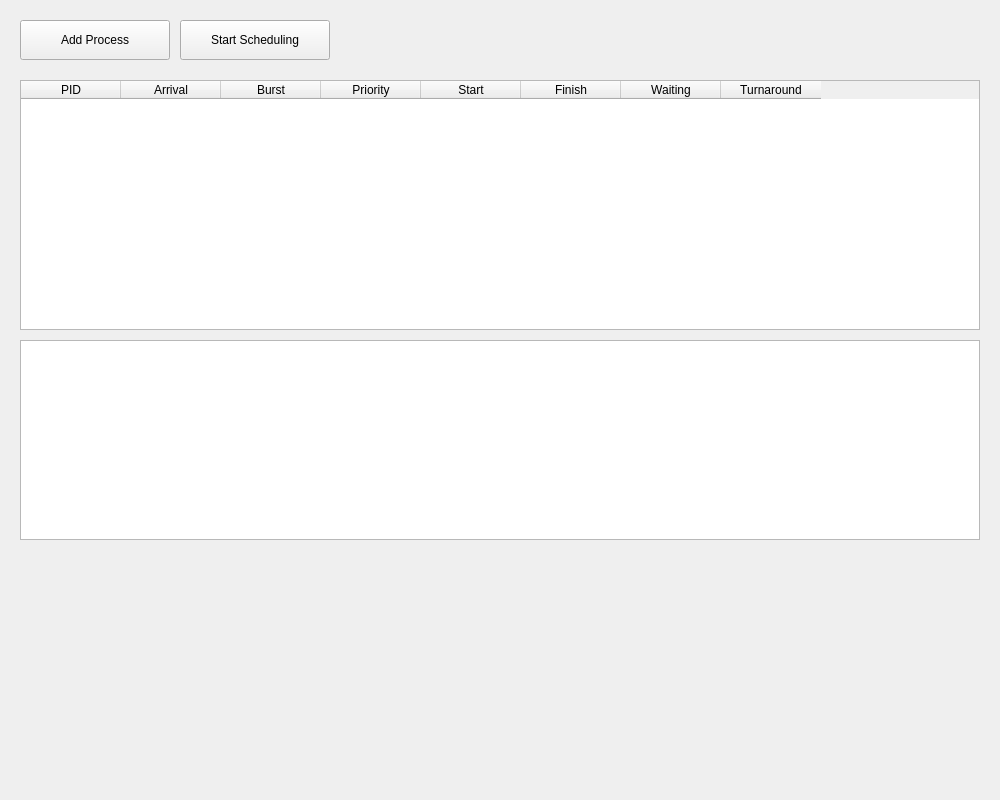
<?xml version="1.0" encoding="UTF-8"?>
<ui version="4.0">
 <class>MainWindow</class>
 <widget class="QMainWindow" name="MainWindow">
  <property name="geometry">
   <rect>
    <x>0</x>
    <y>0</y>
    <width>1000</width>
    <height>800</height>
   </rect>
  </property>
  <property name="windowTitle">
   <string>CPU Scheduler</string>
  </property>
  <widget class="QWidget" name="centralwidget">
   <widget class="QPushButton" name="addProcessButton">
    <property name="geometry">
     <rect>
      <x>20</x>
      <y>20</y>
      <width>150</width>
      <height>40</height>
     </rect>
    </property>
    <property name="text">
     <string>Add Process</string>
    </property>
   </widget>
   <widget class="QPushButton" name="startButton">
    <property name="geometry">
     <rect>
      <x>180</x>
      <y>20</y>
      <width>150</width>
      <height>40</height>
     </rect>
    </property>
    <property name="text">
     <string>Start Scheduling</string>
    </property>
   </widget>
   <widget class="QTableWidget" name="processTable">
    <property name="geometry">
     <rect>
      <x>20</x>
      <y>80</y>
      <width>960</width>
      <height>250</height>
     </rect>
    </property>
    <column>
     <property name="text">
      <string>PID</string>
     </property>
    </column>
    <column>
     <property name="text">
      <string>Arrival</string>
     </property>
    </column>
    <column>
     <property name="text">
      <string>Burst</string>
     </property>
    </column>
    <column>
     <property name="text">
      <string>Priority</string>
     </property>
    </column>
    <column>
     <property name="text">
      <string>Start</string>
     </property>
    </column>
    <column>
     <property name="text">
      <string>Finish</string>
     </property>
    </column>
    <column>
     <property name="text">
      <string>Waiting</string>
     </property>
    </column>
    <column>
     <property name="text">
      <string>Turnaround</string>
     </property>
    </column>
   </widget>
   <widget class="QTextEdit" name="outputText">
    <property name="geometry">
     <rect>
      <x>20</x>
      <y>340</y>
      <width>960</width>
      <height>200</height>
     </rect>
    </property>
   </widget>
   <widget class="QChartView" name="comparisonChart" native="true">
    <property name="geometry">
     <rect>
      <x>20</x>
      <y>560</y>
      <width>960</width>
      <height>200</height>
     </rect>
    </property>
   </widget>
  </widget>
  <action name="actionExit">
   <property name="text">
    <string>Exit</string>
   </property>
  </action>
 </widget>
 <customwidgets>
  <customwidget>
   <class>QChartView</class>
   <extends>QWidget</extends>
   <header>qchartview.h</header>
  </customwidget>
 </customwidgets>
 <resources/>
 <connections/>
</ui>
